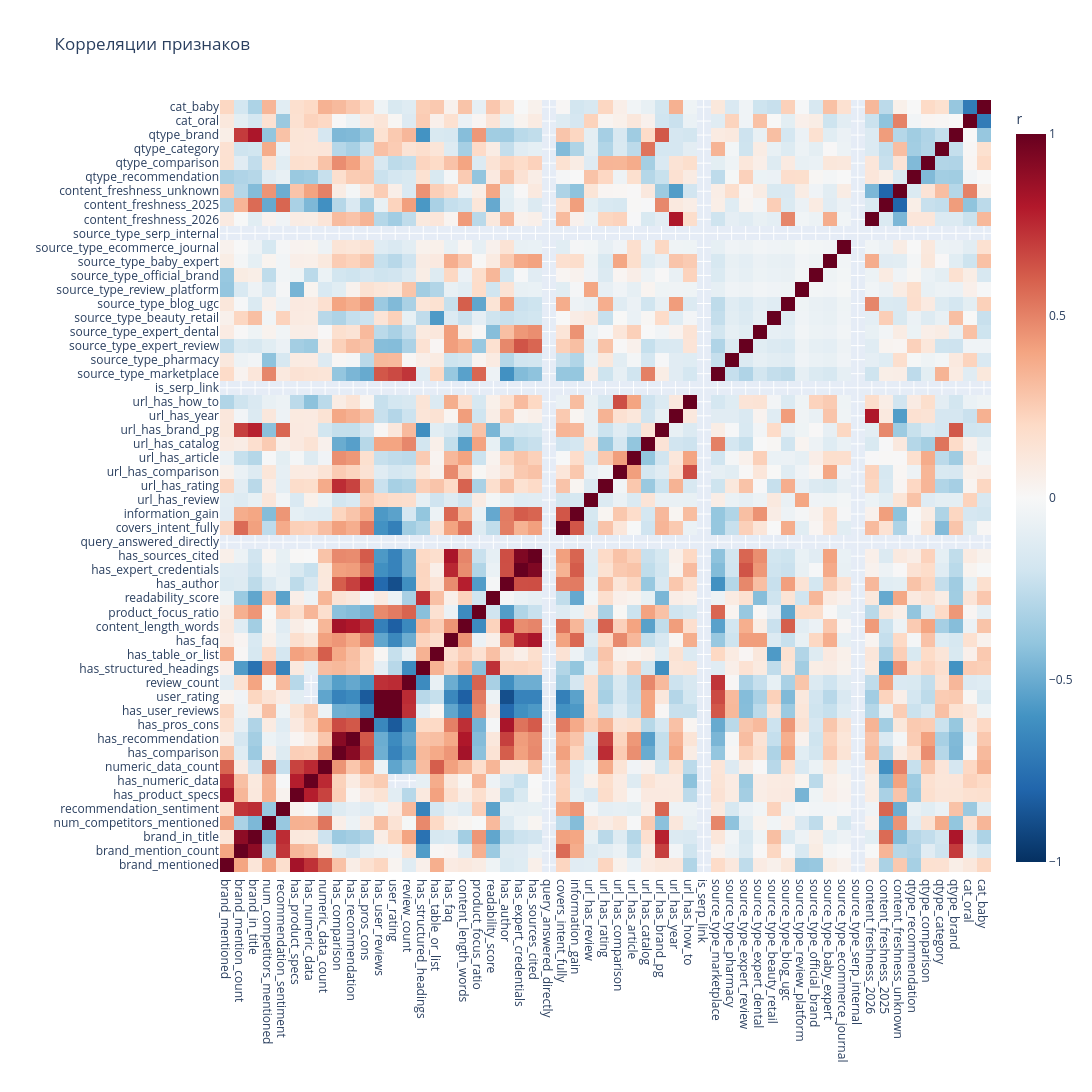

Notebook code for this chart:
### Markdown cell above
## Корреляции признаков

### Code cell
eda_corr = eda_numeric.corr()
fig = go.Figure(go.Heatmap(
    z=eda_corr.to_numpy(), x=eda_corr.columns, y=eda_corr.index,
    zmin=-1, zmax=1, colorscale="RdBu", reversescale=True,
    colorbar=dict(title="r"), hovertemplate="%{y} × %{x}<br>r=%{z:.2f}<extra></extra>",
))
fig.update_layout(title="Корреляции признаков", width=1250, height=1250,
                  margin=dict(l=220, b=220))
fig.show()
logger.report_plotly(title="EDA", series="correlation_heatmap", figure=fig)

eda_pairs = (eda_corr.where(np.triu(np.ones(eda_corr.shape, dtype=bool), k=1))
             .stack().sort_values(key=abs, ascending=False))
print(f'''Самые сильные корреляции между признаками:
{eda_pairs.head(15).to_string()}''')
logger.report_table(title="EDA", series="top_correlations",
                    table_plot=eda_pairs.head(15).reset_index(name="r"))

### Figure 1 — Plotly figure (JSON) as saved in the notebook; plotly's stock layout.template omitted (floating-point values rounded to 4 significant figures; data arrays with more than 128 entries replaced by an {"elided": "..."} marker saying what was removed)
{"data": [{"colorbar": {"title": {"text": "r"}}, "colorscale": [[0.0, "rgb(103,0,31)"], [0.1, "rgb(178,24,43)"], [0.2, "rgb(214,96,77)"], [0.3, "rgb(244,165,130)"], [0.4, "rgb(253,219,199)"], [0.5, "rgb(247,247,247)"], [0.6, "rgb(209,229,240)"], [0.7, "rgb(146,197,222)"], [0.8, "rgb(67,147,195)"], [0.9, "rgb(33,102,172)"], [1.0, "rgb(5,48,97)"]], "hovertemplate": "%{y} × %{x}<br>r=%{z:.2f}<extra></extra>", "reversescale": true, "type": "heatmap", "x": ["brand_mentioned", "brand_mention_count", "brand_in_title", "num_competitors_mentioned", "recommendation_sentiment", "has_product_specs", "has_numeric_data", "numeric_data_count", "has_comparison", "has_recommendation", "has_pros_cons", "has_user_reviews", "user_rating", "review_count", "has_structured_headings", "has_table_or_list", "has_faq", "content_length_words", "product_focus_ratio", "readability_score", "has_author", "has_expert_credentials", "has_sources_cited", "query_answered_directly", "covers_intent_fully", "information_gain", "url_has_review", "url_has_rating", "url_has_comparison", "url_has_article", "url_has_catalog", "url_has_brand_pg", "url_has_year", "url_has_how_to", "is_serp_link", "source_type_marketplace", "source_type_pharmacy", "source_type_expert_review", "source_type_expert_dental", "source_type_beauty_retail", "source_type_blog_ugc", "source_type_review_platform", "source_type_official_brand", "source_type_baby_expert", "source_type_ecommerce_journal", "source_type_serp_internal", "content_freshness_2026", "content_freshness_2025", "content_freshness_unknown", "qtype_recommendation", "qtype_comparison", "qtype_category", "qtype_brand", "cat_oral", "cat_baby"], "y": ["brand_mentioned", "brand_mention_count", "brand_in_title", "num_competitors_mentioned", "recommendation_sentiment", "has_product_specs", "has_numeric_data", "numeric_data_count", "has_comparison", "has_recommendation", "has_pros_cons", "has_user_reviews", "user_rating", "review_count", "has_structured_headings", "has_table_or_list", "has_faq", "content_length_words", "product_focus_ratio", "readability_score", "has_author", "has_expert_credentials", "has_sources_cited", "query_answered_directly", "covers_intent_fully", "information_gain", "url_has_review", "url_has_rating", "url_has_comparison", "url_has_article", "url_has_catalog", "url_has_brand_pg", "url_has_year", "url_has_how_to", "is_serp_link", "source_type_marketplace", "source_type_pharmacy", "source_type_expert_review", "source_type_expert_dental", "source_type_beauty_retail", "source_type_blog_ugc", "source_type_review_platform", "source_type_official_brand", "source_type_baby_expert", "source_type_ecommerce_journal", "source_type_serp_internal", "content_freshness_2026", "content_freshness_2025", "content_freshness_unknown", "qtype_recommendation", "qtype_comparison", "qtype_category", "qtype_brand", "cat_oral", "cat_baby"], "z": {"elided": "55x55 float values"}, "zmax": 1, "zmin": -1}], "layout": {"height": 1250, "margin": {"b": 220, "l": 220}, "title": {"text": "Корреляции признаков"}, "width": 1250}}
